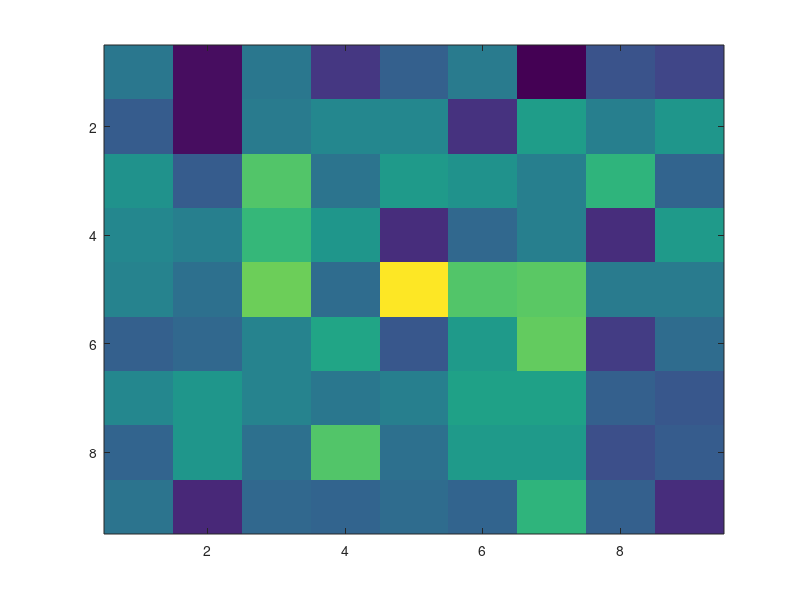

The MATLAB script that drew this image:
%walls
%{
weights= [47 39 53 53 51 38 39 52 48;  
56 54 38 56 57 52 54 52 47;  
60 46 51 43 70 58 48 48 48;  
47 44 47 55 110 71 50 45 52;  
46 47 55 104 53 113 77 60 49;  
35 66 57 52 126 56 59 47 50;  
53 55 48 51 62 55 72 56 44;  
63 52 51 46 52 69 63 46 52;  
55 50 66 49 61 59 62 53 50]
%}
%
%bombs
weights = [282 170 284 208 254 287 156 239 224;  
245 170 286 301 302 204 331 293 322;  
317 248 384 277 324 317 290 359 259;  
304 294 365 322 200 263 293 200 325;  
299 273 401 267 472 386 392 287 287;  
250 264 297 342 241 327 397 214 266;  
303 320 297 282 294 334 338 251 243;  
255 321 274 386 273 326 327 231 246;  
278 193 263 256 265 258 360 253 196]
%}

%bricks
%{
weights = [190 176 199 167 208 233 187 168 165;  
172 150 177 153 141 159 221 147 160;  
160 215 208 259 228 175 172 210 184;  
184 193 195 175 223 153 247 143 164;  
192 196 232 258 104 300 242 227 205;  
166 162 227 143 329 168 173 150 203;  
176 180 192 170 195 165 229 171 229;  
230 190 217 147 200 216 193 203 159;  
206 214 212 200 183 169 216 193 223]
%enemys
%}
%{
weights = [59 95 57 72 89 76 83 62 69;  
69 87 95 68 103 81 70 93 99;  
76 114 62 87 77 107 81 87 79;  
90 64 86 81 120 93 98 63 87;  
89 85 81 69 133 99 94 91 88;  
77 65 82 63 90 93 113 56 85;  
81 71 86 91 92 97 105 105 89;  
70 69 65 71 114 67 101 88 99;  
86 111 123 108 87 93 102 95 97] 
%}
imagesc(weights)
